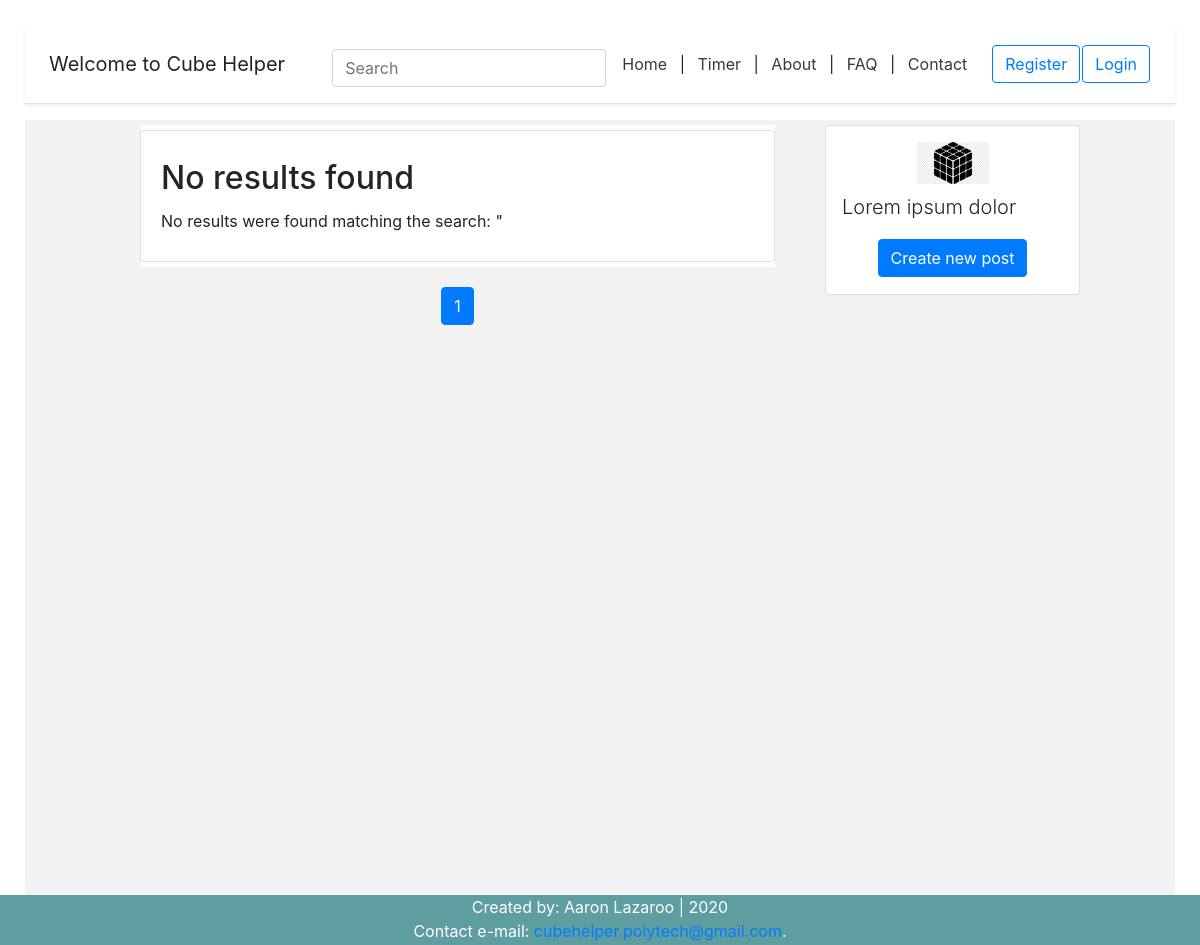
The app's page /, older data.
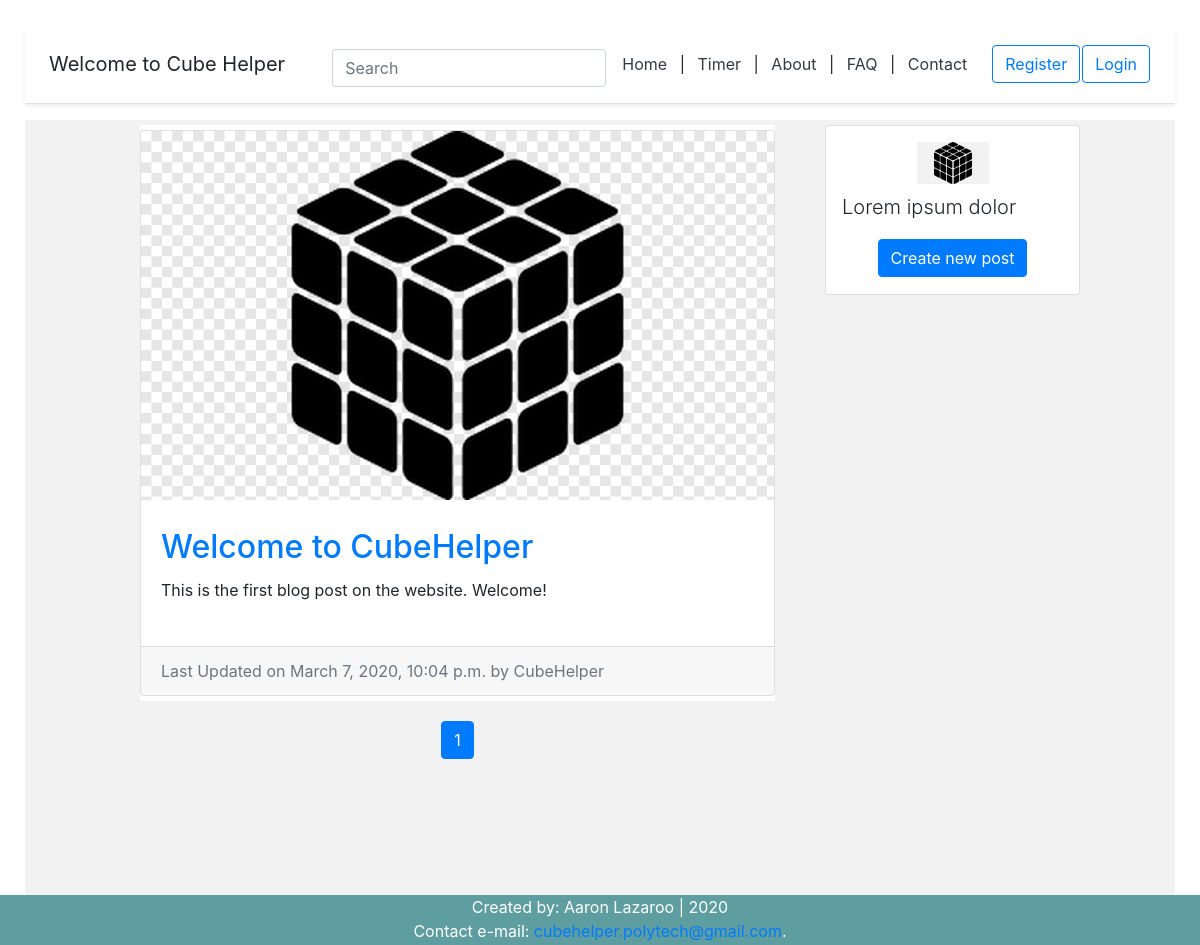
The same page, newer data.
### blog/models.py (models this page shows, shortened)
class BlogPost(models.Model):
	title = models.CharField(max_length=50, null=False, blank=False)
	body = models.TextField(max_length=5000, null=False, blank=False)
	image = models.ImageField(upload_to=upload_location, null=False, blank=False) # needs pillow to be installed (pip install pillow)
	date_published = models.DateTimeField(auto_now_add=True, verbose_name="date published")
	date_updated = models.DateTimeField(auto_now=True, verbose_name="date updated")
	author = models.ForeignKey(settings.AUTH_USER_MODEL, on_delete=models.CASCADE) # delete objects associated with post, except the author
	slug = models.SlugField(blank=True, unique=True) # url

### account/models.py (models this page shows, shortened)
class Account(AbstractBaseUser):
	email = models.EmailField(verbose_name='email', max_length=60, unique=True)
	username = models.CharField(max_length=30, unique=True)
	date_joined = models.DateTimeField(verbose_name='date_joined',auto_now_add=True)
	last_login = models.DateTimeField(verbose_name='last_login',auto_now=True)
	is_admin = models.BooleanField(default=False)
	is_active = models.BooleanField(default=True)
	is_staff = models.BooleanField(default=False)
	is_superuser = models.BooleanField(default=False)
	USERNAME_FIELD = 'email' #login credential
	REQUIRED_FIELDS = ['username']
	objects = MyAccountManager() #reference to account manager

### myapp/views.py (the view)
# urls.py: path('', views.homepage, name='homepage'), # homepage
def homepage(request):
	context = {}
	query = ""
	if request.GET:
		query = request.GET.get('q','') # get value of query, default is empty
		context['query'] = str(query)
	blog_posts = sorted(get_blog_queryset(query), key=attrgetter('date_updated'),reverse=True)
	context['blog_posts'] = blog_posts
	page = request.GET.get('page',1) #default number is 1
	blog_posts_pagenum = Paginator(blog_posts, BLOG_POSTS_PER_PAGE)
	try:
		blog_posts = blog_posts_pagenum.page(page)
	except PageNotAnInteger:
		blog_posts = blog_posts_pagenum.page(BLOG_POSTS_PER_PAGE)
	except EmptyPage:
		blog_posts = blog_posts_pagenum.page(blog_posts_pagenum.num_pages)
	context['blog_posts'] = blog_posts
	return render(request,'homepage.html',context)

### blog/views.py (called while the page is built)
def get_blog_queryset(query=None):
	queryset = []
	queries = query.split(" ") # split string of characters into individual words
	for q in queries:
		posts = BlogPost.objects.filter(
				Q(title__icontains=q) | # Q lookup, icontains removes capitalization
				Q(body__icontains=q)
			).distinct()
		for post in posts:
			queryset.append(post)
	return list(set(queryset)) # set - unique elements, list to send as return value to template

### myapp/templates/homepage.html (shortened to what this page needs)
{% extends 'index.html' %}
{% load static %}
{% block content %}
<div class="container">
	<div class="row">
		<div class="left-column col-lg-7 offset-lg-1">
			{% if blog_posts %}
				{% for post in blog_posts %}
					<div class="blog-post-container">
						{% include 'blog/snippets/blog_post_snippet.html' with blog_post=post %}
					</div>
				{% endfor %}
			{% else %}
				<div class="blog-post-container">
						{% include 'blog/snippets/blog_post_snippet.html' with query=query %}
					</div>
			{% endif %}
			{% include 'blog/snippets/blog_post_pagenum.html' with blog_posts=blog_posts %}
		</div>
		<div class="right-column col-lg-3 d-lg-flex d-none flex-column">
			<div class="card create-post-bar d-flex flex-column p-3">
				<img class="img-fluid d-block m-auto pb-2" src="{% static 'cube_logo.png' %}" width="72" height="72">
				<p class="lead">Lorem ipsum dolor</p>
				<p class="m-auto"><a class="btn btn-primary" href="{% url 'blog:create' %}">Create new post</a></p>
			</div>
		</div>
	</div>
{% endblock content %}

### myapp/templates/index.html (shortened to what this page needs)
<!DOCTYPE html>
{% load static %}
<html>
<head>
	<link rel="stylesheet" href="{% static 'styles.css' %}">
	{% include 'snippets/header.html' %}
</head>
<body>
	<div class="main">
		{% block content %}
		{% endblock content %}
	</div>
	{% include 'snippets/footer.html' %}
</body>
</html>

### myapp/templates/snippets/header.html (shortened to what this page needs)
<link rel="stylesheet" href="https://stackpath.bootstrapcdn.com/bootstrap/4.4.1/css/bootstrap.min.css">
<div class="d-flex flex-column flex-md-row align-items-center p-3 px-md-4 mb-3 bg-white border-bottom shadow-sm">
{% if request.user.is_authenticated %}
  <h5 class="my-0 mr-md-auto font-weight-normal">Hello, {{request.user.username}}</h5>
 {% else %}
 <h5 class="my-0 mr-md-auto font-weight-normal">Welcome to Cube Helper</h5>
 {% endif %}
<div class="search_bar mt-sm-2 mr-2">
	<form method="get">
		<input type="text" class="form-control" name="q" id="id_q" placeholder="Search">
	</form>
</div>
  <nav class="my-2 my-md-0 mr-md-3">
	<a class="p-2 text-dark" href="{% url 'homepage' %}">Home</a> |
	<a class="p-2 text-dark" href="{% url 'timer' %}">Timer</a> |
	<a class="p-2 text-dark" href="{% url 'about' %}">About</a> |
	<a class="p-2 text-dark" href="{% url 'faq' %}">FAQ</a> |
	<a class="p-2 text-dark" href="{% url 'contact' %}">Contact</a>
	</nav>
	{% if request.user.is_authenticated %}
	<a class="btn btn-outline-primary" href="{% url 'account' %}">Edit profile</a>
	<a class="btn btn-outline-primary" href="{% url 'logout' %}">Logout</a>
	{% else %}
	<a class="btn btn-outline-primary" href="{% url 'register' %}">Register</a>
	<a class="btn btn-outline-primary" href="{% url 'login' %}">Login</a>
	{% endif %}
</div>

### blog/templates/blog/snippets/blog_post_snippet.html (shortened to what this page needs)
{% if blog_post %}
<div class="container">
	<div class="row">
		<div class="card m-auto">
			<a href="{% url 'blog:detail' post.slug %}">
				<img class="card-img-top" src="{{blog_post.image.url}}">
			</a>
			<div class="card-body mt-2 mb-2">
				<a href="{% url 'blog:detail' post.slug %}">
					<h2 class="card-title">{{blog_post.title}}</h2>
				</a>
				<p class="card-text">{{blog_post.body|safe|truncatechars:300}}</p>
			</div>
			<div class="card-footer text-muted">
			  Last Updated on {{blog_post.date_updated}} by {{blog_post.author.username}}
			</div>
		</div>
	</div>
</div>
{% else %}
<div class="container">
	<div class="row">
		<div class="card m-auto">
			<div class="card-body mt-2 mb-2">
				<h2 class="card-title">No results found</h2>
				<p class="card-text">No results were found matching the search: "{{query}}</p>
			</div>
		</div>
	</div>
</div>
{% endif %}

### blog/templates/blog/snippets/blog_post_pagenum.html (shortened to what this page needs)
<div class="d-flex flex-column m-auto pagination mt-5">
<nav aria-label="Page navigation">
<ul class="pagination pg-grey justify-content-center">
	{% for i in blog_posts.paginator.page_range %}
		{% if blog_posts.number == i %}
			<li class="page-item active"><a class="page-link">{{ i }}</a></li>
		{% else %}
			<li class="page-item" ><a class="page-link" href="?{% if query %}q={{query}}&{% endif %}page={{ i }}">{{ i }}</a></li>
		{% endif %}
	{% endfor %}
</ul>
</nav>
</div>

### myapp/templates/snippets/footer.html (shortened to what this page needs)
<div class="footer">
	<p class="m-auto">Created by: Aaron Lazaroo | 2020 </p>
	<p class="m-auto"> Contact e-mail: <a href="mailto:cubehelper.polytech@gmail.com">
	cubehelper.polytech@gmail.com</a>.</p>
</div>

### myapp/static/styles.css (style rules this page uses)
html { position: relative; min-height: 100%; }
body { margin: 0 0 100px; padding: 25px; }
.footer { position: absolute; left: 0; bottom: 0; width: 100%; height: 50px; background-color: CadetBlue; color: white; text-align: center; }
.footer p { display: block; margin-block-start: 0em; margin-block-end: 0em; margin-inline-start: 0px; margin-inline-end: 0px; }
.btn { margin: 1px; }
.main { min-height: 100vh; height:100%; background-color: #f2f2f2; }
@media (min-width: 768px) { html { font-size: 16px; } }
.container { max-width: 960px; }
@media (min-width: 768px) { .right-column { margin-left: 20px; } }
.blog-post-container { background-color: #fff; margin-bottom: 20px; width: 100%; }
.create-post-bar { background-color: #fff; margin-bottom:20px; }
.left-column { padding:0px; }
.right-column { padding:0px; }
.card { max-width: 700px; width: 100%; }
.card-body { padding:20px; }
.container { padding: 5px; }

Row changes from the older to the newer data that the page shows:
added BlogPost: image (picture), title "Welcome to CubeHelper", body "This is the first blog post on the website. Welcome!", date_updated "March 7, 2020, 10:04 p.m.", author.username "CubeHelper"
Text that changed along with them:
text no longer shown: "No results found No results were found matching the search: \""
